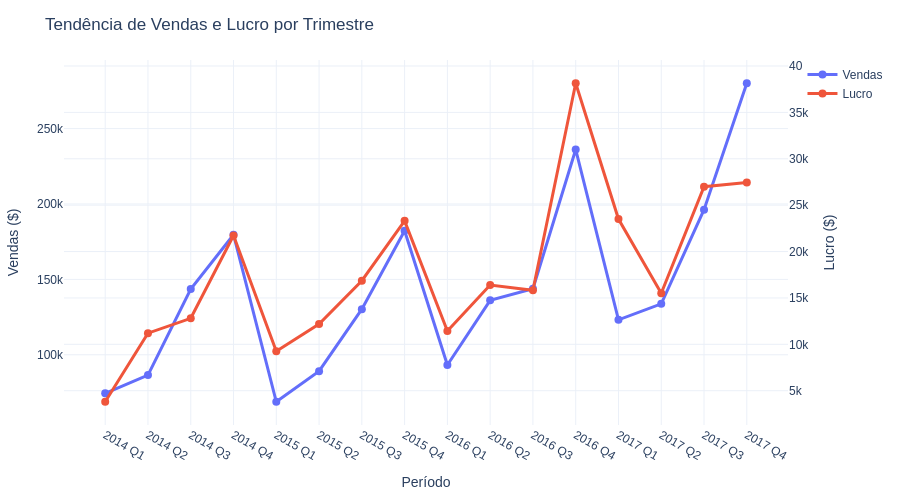

Notebook code for this chart:
### Markdown cell above
## 📊 Análise 1: Distribuição regional de lucro

### Code cell
# Por trimestre
trimestre_sales = df.groupby(['Ano', 'Trimestre'])[['Sales', 'Profit']].sum().reset_index()
trimestre_sales['Periodo'] = trimestre_sales['Ano'].astype(str) + ' Q' + trimestre_sales['Trimestre'].astype(str)

print(trimestre_sales)

# Gráfico de linhas
fig_tendencia = go.Figure()
fig_tendencia.add_trace(go.Scatter(
    x=trimestre_sales['Periodo'],
    y=trimestre_sales['Sales'],
    mode='lines+markers',
    name='Vendas',
    line=dict(color='#636EFA', width=3),
    marker=dict(size=8)
))
fig_tendencia.add_trace(go.Scatter(
    x=trimestre_sales['Periodo'],
    y=trimestre_sales['Profit'],
    mode='lines+markers',
    name='Lucro',
    line=dict(color='#EF553B', width=3),
    marker=dict(size=8),
    yaxis='y2'
))

fig_tendencia.update_layout(
    title='Tendência de Vendas e Lucro por Trimestre',
    xaxis_title='Período',
    yaxis_title='Vendas ($)',
    yaxis2=dict(title='Lucro ($)', overlaying='y', side='right'),
    height=500,
    hovermode='x unified',
    template='plotly_white'
)
fig_tendencia.show()

fig.write_image("images/analise_6_vendas_ao_longo_do_tempo.png")

### Figure 1 — Plotly figure (JSON) as saved in the notebook; plotly's stock layout.template omitted (floating-point values rounded to 4 significant figures)
{"data": [{"line": {"color": "#636EFA", "width": 3}, "marker": {"size": 8}, "mode": "lines+markers", "name": "Vendas", "type": "scatter", "x": ["2014 Q1", "2014 Q2", "2014 Q3", "2014 Q4", "2015 Q1", "2015 Q2", "2015 Q3", "2015 Q4", "2016 Q1", "2016 Q2", "2016 Q3", "2016 Q4", "2017 Q1", "2017 Q2", "2017 Q3", "2017 Q4"], "y": [74450.0, 86540.0, 143600.0, 179600.0, 68850.0, 89120.0, 130300.0, 182300.0, 93240.0, 136100.0, 143800.0, 236100.0, 123100.0, 133800.0, 196300.0, 280100.0]}, {"line": {"color": "#EF553B", "width": 3}, "marker": {"size": 8}, "mode": "lines+markers", "name": "Lucro", "type": "scatter", "x": ["2014 Q1", "2014 Q2", "2014 Q3", "2014 Q4", "2015 Q1", "2015 Q2", "2015 Q3", "2015 Q4", "2016 Q1", "2016 Q2", "2016 Q3", "2016 Q4", "2017 Q1", "2017 Q2", "2017 Q3", "2017 Q4"], "y": [3811.0, 11200.0, 12800.0, 21720.0, 9265.0, 12190.0, 16850.0, 23310.0, 11440.0, 16390.0, 15820.0, 38140.0, 23510.0, 15500.0, 26990.0, 27450.0], "yaxis": "y2"}], "layout": {"height": 500, "hovermode": "x unified", "title": {"text": "Tendência de Vendas e Lucro por Trimestre"}, "xaxis": {"title": {"text": "Período"}}, "yaxis": {"title": {"text": "Vendas ($)"}}, "yaxis2": {"overlaying": "y", "side": "right", "title": {"text": "Lucro ($)"}}}}
